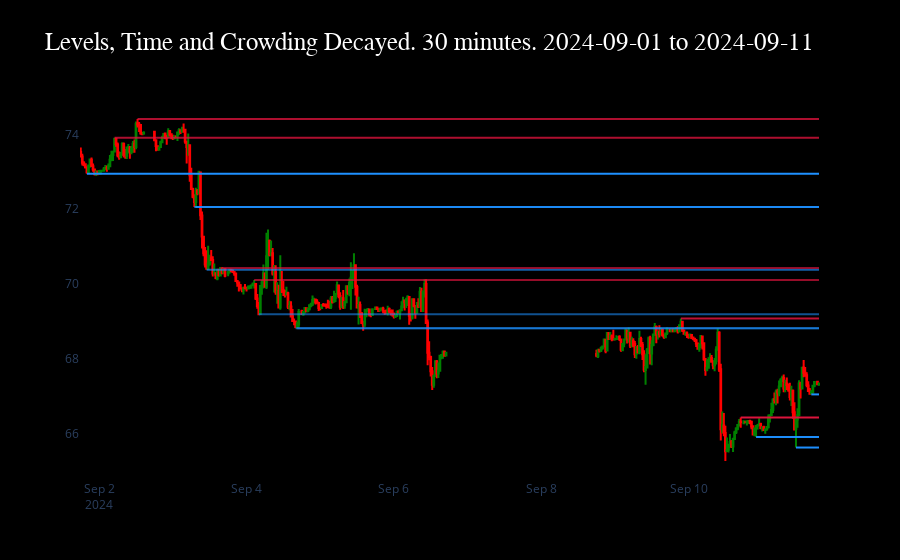

Notebook source saved alongside this figure:
### Code cell
import numpy as np
import pandas as pd
import plotly.graph_objects as go

# Time-decayed opacity vs last candle within slice, with faster decay in crowded zones
# Each level starts at its originating candle on the x-axis

dfpl = df[start:end]
df_idx = pd.to_datetime(dfpl["datetime"])
last_time = df_idx.max()
first_time = df_idx.min()
span_sec = max((last_time - first_time).total_seconds(), 1)

base_decay = 0.0       # isolated level: no decay
crowd_coeff = 0.25     # increase to speed up fade when crowded
window = 0.5           # price window for crowding (+/- window)

ss_slice = [(r, y) for (r, y) in ss if start <= r < end]
rr_slice = [(r, y) for (r, y) in rr if start <= r < end]
all_levels = [lvl for _, lvl in ss_slice + rr_slice]

# map from global row -> timestamp in slice space
row_to_time = {}
for i, global_row in enumerate(range(start, end)):
    row_to_time[global_row] = df_idx.iloc[i]


def time_decay_levels(levels):
    out = []
    for row, level in levels:
        level_time = row_to_time.get(row, last_time)
        age_sec = max((last_time - level_time).total_seconds(), 0)
        age_norm = age_sec / span_sec
        near_count = sum(1 for v in all_levels if abs(v - level) <= window)
        effective_decay = base_decay + crowd_coeff * max(0, near_count - 1)
        strength = float(np.exp(-effective_decay * age_norm))
        out.append((row, level, strength, level_time))
    return out

ss_strengths = time_decay_levels(ss_slice)
rr_strengths = time_decay_levels(rr_slice)

fig = go.Figure(data=[go.Candlestick(
    x=df_idx,
    open=dfpl['open'], high=dfpl['high'], low=dfpl['low'], close=dfpl['close'],
    increasing_line_color='green', decreasing_line_color='red'
)])

x_end = df_idx.max()

for _, level, strength, t0 in ss_strengths:
    fig.add_shape(
        type='line', xref='x', yref='y',
        x0=t0, x1=x_end, y0=level, y1=level,
        line=dict(color='rgb(30,144,255)', width=2),
        opacity=strength,
    )

for _, level, strength, t0 in rr_strengths:
    fig.add_shape(
        type='line', xref='x', yref='y',
        x0=t0, x1=x_end, y0=level, y1=level,
        line=dict(color='rgb(220,20,60)', width=2),
        opacity=strength,
    )

fig.update_layout(
    showlegend=False,
    xaxis_rangeslider_visible=False,
    xaxis=dict(showgrid=False),
    yaxis=dict(showgrid=False),
    paper_bgcolor='black',
    plot_bgcolor='black',
    title=dict(text=f'Levels, Time and Crowding Decayed. 30 minutes. {first_time.date()} to {last_time.date()}',
    font=dict(color='white', size=25, family='Cascadia Black'))
)

fig.show()

### Figure 1 — Plotly figure (JSON) as saved in the notebook; plotly's stock layout.template omitted (floating-point values rounded to 4 significant figures; data arrays with more than 128 entries replaced by an {"elided": "..."} marker saying what was removed)
{"data": [{"close": {"elided": "373 float values"}, "decreasing": {"line": {"color": "red"}}, "high": {"elided": "373 float values"}, "increasing": {"line": {"color": "green"}}, "low": {"elided": "373 float values"}, "open": {"elided": "373 float values"}, "type": "candlestick", "x": {"elided": "373 str values"}}], "layout": {"paper_bgcolor": "black", "plot_bgcolor": "black", "shapes": [{"line": {"color": "rgb(30,144,255)", "width": 2}, "opacity": 1, "type": "line", "x0": "2024-09-01T20:00:00", "x1": "2024-09-11T18:30:00", "xref": "x", "y0": 72.95, "y1": 72.95, "yref": "y"}, {"line": {"color": "rgb(30,144,255)", "width": 2}, "opacity": 0.8093, "type": "line", "x0": "2024-09-03T07:00:00", "x1": "2024-09-11T18:30:00", "xref": "x", "y0": 72.06, "y1": 72.06, "yref": "y"}, {"line": {"color": "rgb(30,144,255)", "width": 2}, "opacity": 0.8098, "type": "line", "x0": "2024-09-03T07:30:00", "x1": "2024-09-11T18:30:00", "xref": "x", "y0": 72.06, "y1": 72.06, "yref": "y"}, {"line": {"color": "rgb(30,144,255)", "width": 2}, "opacity": 0.6605, "type": "line", "x0": "2024-09-03T11:00:00", "x1": "2024-09-11T18:30:00", "xref": "x", "y0": 70.38, "y1": 70.38, "yref": "y"}, {"line": {"color": "rgb(30,144,255)", "width": 2}, "opacity": 0.566, "type": "line", "x0": "2024-09-04T04:00:00", "x1": "2024-09-11T18:30:00", "xref": "x", "y0": 69.19, "y1": 69.19, "yref": "y"}, {"line": {"color": "rgb(30,144,255)", "width": 2}, "opacity": 0.5876, "type": "line", "x0": "2024-09-04T16:00:00", "x1": "2024-09-11T18:30:00", "xref": "x", "y0": 68.82, "y1": 68.82, "yref": "y"}, {"line": {"color": "rgb(30,144,255)", "width": 2}, "opacity": 0.5885, "type": "line", "x0": "2024-09-04T16:30:00", "x1": "2024-09-11T18:30:00", "xref": "x", "y0": 68.82, "y1": 68.82, "yref": "y"}, {"line": {"color": "rgb(30,144,255)", "width": 2}, "opacity": 0.9789, "type": "line", "x0": "2024-09-10T22:00:00", "x1": "2024-09-11T18:30:00", "xref": "x", "y0": 65.91, "y1": 65.91, "yref": "y"}, {"line": {"color": "rgb(30,144,255)", "width": 2}, "opacity": 0.9922, "type": "line", "x0": "2024-09-11T11:00:00", "x1": "2024-09-11T18:30:00", "xref": "x", "y0": 65.63, "y1": 65.63, "yref": "y"}, {"line": {"color": "rgb(30,144,255)", "width": 2}, "opacity": 1, "type": "line", "x0": "2024-09-11T16:00:00", "x1": "2024-09-11T18:30:00", "xref": "x", "y0": 67.05, "y1": 67.05, "yref": "y"}, {"line": {"color": "rgb(220,20,60)", "width": 2}, "opacity": 0.7878, "type": "line", "x0": "2024-09-02T05:00:00", "x1": "2024-09-11T18:30:00", "xref": "x", "y0": 73.91, "y1": 73.91, "yref": "y"}, {"line": {"color": "rgb(220,20,60)", "width": 2}, "opacity": 0.7939, "type": "line", "x0": "2024-09-02T12:30:00", "x1": "2024-09-11T18:30:00", "xref": "x", "y0": 74.41, "y1": 74.41, "yref": "y"}, {"line": {"color": "rgb(220,20,60)", "width": 2}, "opacity": 0.6674, "type": "line", "x0": "2024-09-03T16:00:00", "x1": "2024-09-11T18:30:00", "xref": "x", "y0": 70.43, "y1": 70.43, "yref": "y"}, {"line": {"color": "rgb(220,20,60)", "width": 2}, "opacity": 0.6821, "type": "line", "x0": "2024-09-04T02:30:00", "x1": "2024-09-11T18:30:00", "xref": "x", "y0": 70.11, "y1": 70.11, "yref": "y"}, {"line": {"color": "rgb(220,20,60)", "width": 2}, "opacity": 0.8691, "type": "line", "x0": "2024-09-09T21:30:00", "x1": "2024-09-11T18:30:00", "xref": "x", "y0": 69.08, "y1": 69.08, "yref": "y"}, {"line": {"color": "rgb(220,20,60)", "width": 2}, "opacity": 1, "type": "line", "x0": "2024-09-10T17:00:00", "x1": "2024-09-11T18:30:00", "xref": "x", "y0": 66.43, "y1": 66.43, "yref": "y"}], "showlegend": false, "title": {"font": {"color": "white", "family": "Cascadia Black", "size": 25}, "text": "Levels, Time and Crowding Decayed. 30 minutes. 2024-09-01 to 2024-09-11"}, "xaxis": {"rangeslider": {"visible": false}, "showgrid": false}, "yaxis": {"showgrid": false}}}
